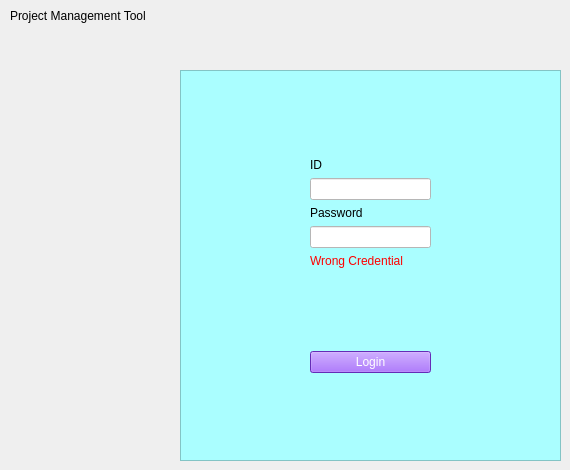
      <widget class="QWidget" name="login">
       <widget class="QFrame" name="frame">
        <property name="geometry">
         <rect>
          <x>180</x>
          <y>70</y>
          <width>381</width>
          <height>391</height>
         </rect>
        </property>
        <property name="styleSheet">
         <string notr="true">background-color: rgb(170, 254, 255);</string>
        </property>
        <property name="frameShape">
         <enum>QFrame::StyledPanel</enum>
        </property>
        <property name="frameShadow">
         <enum>QFrame::Raised</enum>
        </property>
        <layout class="QGridLayout" name="gridLayout_4">
         <item row="2" column="1">
          <widget class="QLabel" name="label_5">
           <property name="styleSheet">
            <string notr="true">color: rgb(0, 0, 0);</string>
           </property>
           <property name="text">
            <string>ID</string>
           </property>
          </widget>
         </item>
         <item row="3" column="0">
          <spacer name="horizontalSpacer_7">
           <property name="orientation">
            <enum>Qt::Horizontal</enum>
           </property>
           <property name="sizeHint" stdset="0">
            <size>
             <width>40</width>
             <height>20</height>
            </size>
           </property>
          </spacer>
         </item>
         <item row="5" column="1">
          <widget class="QLineEdit" name="password_4">
           <property name="styleSheet">
            <string notr="true">color: rgb(0, 0, 0);
background-color: rgb(255, 255, 255);</string>
           </property>
          </widget>
         </item>
         <item row="8" column="1">
          <widget class="QPushButton" name="login_2">
           <property name="styleSheet">
            <string notr="true">background-color: rgb(142, 62, 255);
color: rgb(255, 255, 255);</string>
           </property>
           <property name="text">
            <string>Login</string>
           </property>
          </widget>
         </item>
         <item row="3" column="1">
          <widget class="QLineEdit" name="user_4">
           <property name="styleSheet">
            <string notr="true">color: rgb(0, 0, 0);
background-color: rgb(255, 255, 255);</string>
           </property>
          </widget>
         </item>
         <item row="3" column="2">
          <spacer name="horizontalSpacer_8">
           <property name="orientation">
            <enum>Qt::Horizontal</enum>
           </property>
           <property name="sizeHint" stdset="0">
            <size>
             <width>40</width>
             <height>20</height>
            </size>
           </property>
          </spacer>
         </item>
         <item row="6" column="1">
          <widget class="QLabel" name="warning_4">
           <property name="styleSheet">
            <string notr="true">font: 8pt &quot;Segoe UI&quot;;
color: rgb(255, 0, 0);</string>
           </property>
           <property name="text">
            <string>Wrong Credential</string>
           </property>
          </widget>
         </item>
         <item row="4" column="1">
          <widget class="QLabel" name="label_8">
           <property name="styleSheet">
            <string notr="true">color: rgb(0, 0, 0);</string>
           </property>
           <property name="text">
            <string>Password</string>
           </property>
          </widget>
         </item>
         <item row="1" column="1">
          <spacer name="verticalSpacer_10">
           <property name="orientation">
            <enum>Qt::Vertical</enum>
           </property>
           <property name="sizeHint" stdset="0">
            <size>
             <width>20</width>
             <height>40</height>
            </size>
           </property>
          </spacer>
         </item>
         <item row="7" column="1">
          <spacer name="verticalSpacer_11">
           <property name="orientation">
            <enum>Qt::Vertical</enum>
           </property>
           <property name="sizeHint" stdset="0">
            <size>
             <width>20</width>
             <height>40</height>
            </size>
           </property>
          </spacer>
         </item>
         <item row="9" column="1">
          <spacer name="verticalSpacer_12">
           <property name="orientation">
            <enum>Qt::Vertical</enum>
           </property>
           <property name="sizeHint" stdset="0">
            <size>
             <width>20</width>
             <height>40</height>
            </size>
           </property>
          </spacer>
         </item>
        </layout>
       </widget>
       <widget class="QLabel" name="label_9">
        <property name="geometry">
         <rect>
          <x>10</x>
          <y>0</y>
          <width>311</width>
          <height>31</height>
         </rect>
        </property>
        <property name="styleSheet">
         <string notr="true">font: 16pt &quot;Segoe UI&quot;;
color: rgb(0, 0, 0);</string>
        </property>
        <property name="text">
         <string>Project Management Tool</string>
        </property>
       </widget>
      </widget>
